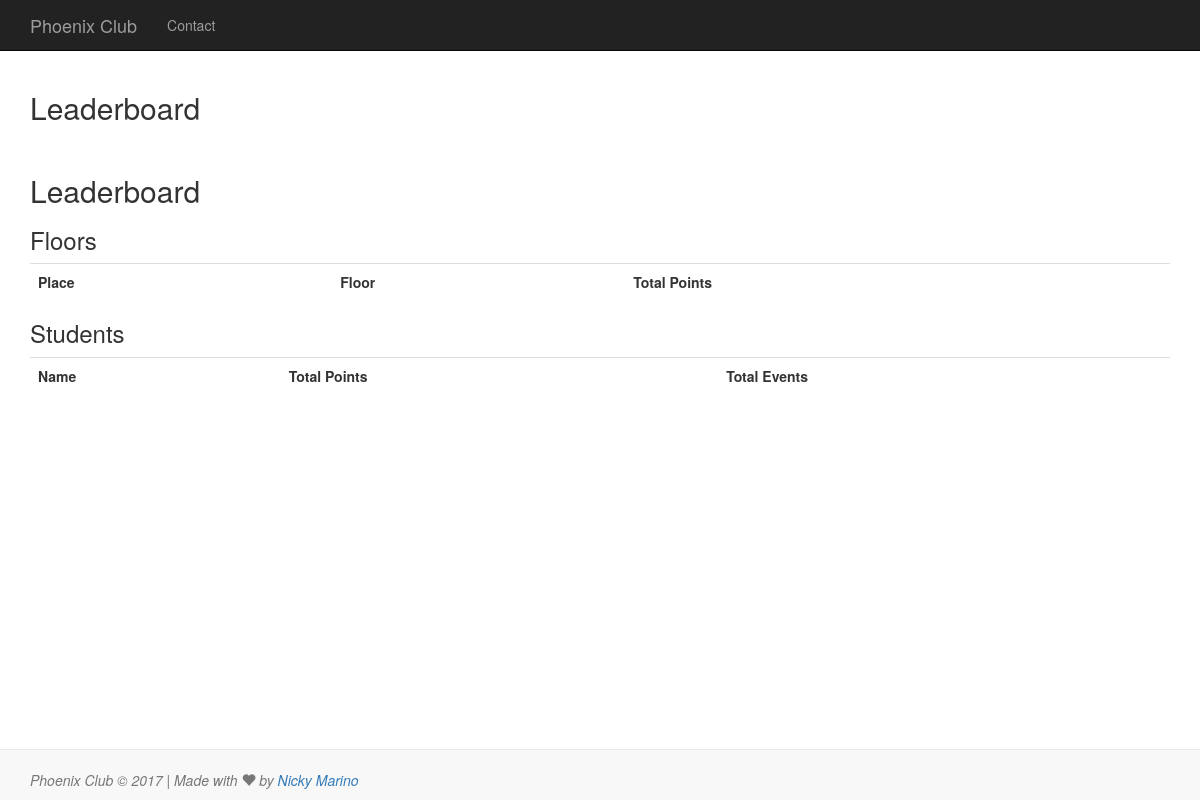
The app's page /index.php/leaderboard, older data.
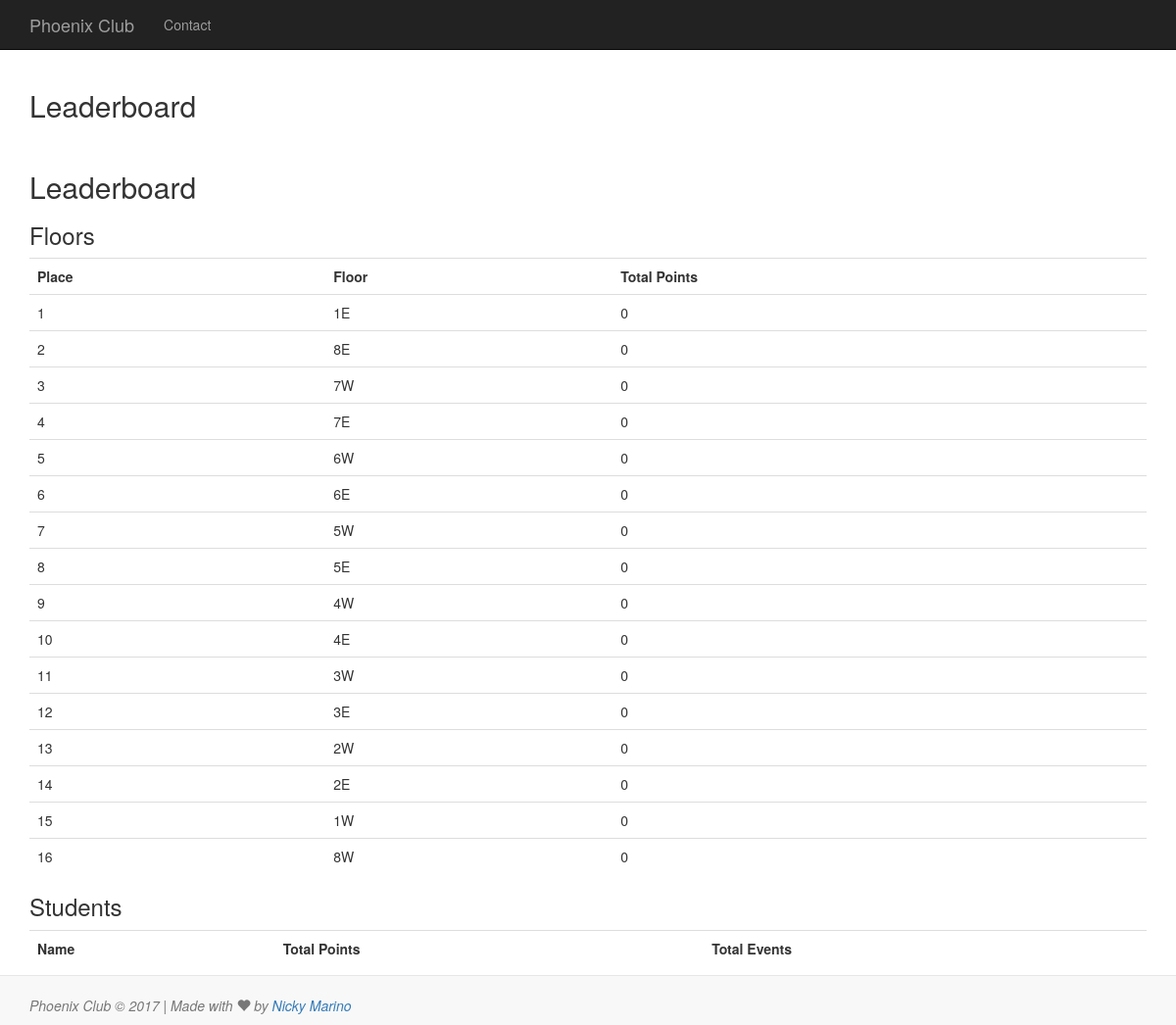
The same page, newer data.
### tables this page shows
CREATE TABLE `phoenix_floors` (
  `Floor` varchar(256) NOT NULL,
  `TotalPoints` int(11) NOT NULL DEFAULT '0'
);

### application/controllers/Pages.php (called while the page is built, shortened)
<?php
class Pages extends CI_Controller {
	public function __construct()
	{
		$this->load->model('pages_model');
		$this->load->helper('url');
        $this->load->helper('authit');
	}
    public function leaderboard($data = NULL)
    {
        $data['username'] = username();
        $this->load->model('students_model');
        $this->load->model('events_model');
    	$data['title'] = 'Leaderboard';
    	$data['students'] = $this->pages_model->get_student_leaderboard();
		$data['students'] = $this->students_model->append_year_string($data['students']);
		$data['EventsPossible'] = $this->events_model->amount_current_events();
		$data['PointsPossible'] = $this->events_model->amount_current_points();
        $data['floors'] = $this->pages_model->get_floor_leaderboard();
    	$this->load->view('templates/header', $data);
    	$this->load->view('pages/leaderboard', $data);
    	$this->load->view('templates/footer', $data);
    }
}

### index.php (called while the page is built, shortened)
<?php
require_once BASEPATH.'core/CodeIgniter.php';

### application/models/Pages_model.php (called while the page is built, shortened)
<?php
class Pages_model extends CI_Model {
	public function get_student_leaderboard()
	{
		$this->db->order_by('TotalPoints', 'desc');
		$this->db->where('TotalPoints > ', '0');
		$query = $this->db->get('phoenix_students');
		$allStudents = $query->result_array();
		return $allStudents;
	}
	public function get_floor_leaderboard()
	{
		$this->db->order_by('TotalPoints', 'desc');
		$query = $this->db->get('phoenix_floors');
		return $query->result_array();
	}
}

### application/views/pages/leaderboard.php (the view, shortened to what this page needs)
<h2><?php echo $title; ?></h2>
<h3>Floors</h3>
<table class="table table-hover">
	<tr>
		<th>Place</th>
		<th>Floor</th>
		<th>Total Points</th>
	</tr>
	<?php $count = 1; ?>
	<?php foreach ($floors as $f): ?>
		<tr>
			<td><?php echo $count; $count += 1; ?></td>
			<td><?php echo $f['Floor'] ?></td>
			<td><?php echo $f['TotalPoints']; ?></td>
		</tr>
	<?php endforeach; ?>
</table>
<h3>Students</h3>
<table class="table table-hover">
	<tr>
		<th>Name</th>
		<th>Total Points</th>
		<th>Total Events</th>
	</tr>
</table>

### application/views/templates/header.php (shortened to what this page needs)
<!DOCTYPE html>
<html lang="en">
	<head>
		<link rel="stylesheet" href="https://maxcdn.bootstrapcdn.com/bootstrap/3.3.7/css/bootstrap.min.css">
	</head>
	<body>
		<nav class="navbar navbar-inverse navbar-static-top">
			<div class="container">
				<div class="navbar-header">
					<a class="navbar-brand" href="<?php echo site_url('/'); ?>">Phoenix Club</a>
				</div>
				<div id="navbar" class="collapse navbar-collapse">
					<?php if (isset($username)) : ?>
					<ul class="nav navbar-nav navbar-left">
							<li><a href="<?php echo site_url('auth/dash'); ?>">Dashboard</a></li>
							<li><a href="<?php echo site_url('events/'); ?>">Events</a></li>
							<li><a href="<?php echo site_url('documents/'); ?>">Documents</a></li>
							<li><a href="<?php echo site_url('links/'); ?>">Links</a></li>
							<li><a href="<?php echo site_url('reset/'); ?>">Reset</a></li>
						</ul>
						<ul class="nav navbar-nav navbar-right">
							<li>
								<a href="<?php echo site_url('dash'); ?>"><?php echo $username; ?></a>
							<li>
								<p class="navbar-btn">
									<a href="<?php echo site_url('auth/logout'); ?>" class="btn btn-danger" role="button">Log out</a>
								</p>
							</li>
						<ul>
					<?php else : ?>
						<ul class="nav navbar-nav">
							<li><a href="<?php echo site_url('contact'); ?>">Contact</a></li>
						</ul>
					<?php endif ; ?>
				</div>
			</div>
    	</nav>
    	<div class="container">
			<?php if (! empty($title)) : ?>
    			<div class="row">
					<div class="col-sm-10">
						<h2><?php echo $title; ?></h2>
					</div>
				</div>
				<br />
    		<?php endif; ?>

### application/views/templates/footer.php (shortened to what this page needs)
		</div>
		<br />
		<br />
		<div class="footer navbar navbar-default navbar-fixed-bottom">
		<br />
			<div class="container center-block">
				<div class="vertical-center">
					<p class="text-muted"><em>Phoenix Club &copy; <?php echo date("Y");?> | Made with <span class="glyphicon glyphicon-heart" aria-hidden="true"></span> by <a href="http://nickymarino.com">Nicky Marino</a></em></p>
				</div>
			</div>
		</div>
	</body>
</html>

Row changes from the older to the newer data that the page shows:
added phoenix_floors: Floor "1E", TotalPoints "0"
added phoenix_floors: Floor "8E", TotalPoints "0"
added phoenix_floors: Floor "7W", TotalPoints "0"
added phoenix_floors: Floor "7E", TotalPoints "0"
added phoenix_floors: Floor "6W", TotalPoints "0"
added phoenix_floors: Floor "6E", TotalPoints "0"
added phoenix_floors: Floor "5W", TotalPoints "0"
added phoenix_floors: Floor "5E", TotalPoints "0"
added phoenix_floors: Floor "4W", TotalPoints "0"
added phoenix_floors: Floor "4E", TotalPoints "0"
added phoenix_floors: Floor "3W", TotalPoints "0"
added phoenix_floors: Floor "3E", TotalPoints "0"
added phoenix_floors: Floor "2W", TotalPoints "0"
added phoenix_floors: Floor "2E", TotalPoints "0"
added phoenix_floors: Floor "1W", TotalPoints "0"
added phoenix_floors: Floor "8W", TotalPoints "0"
